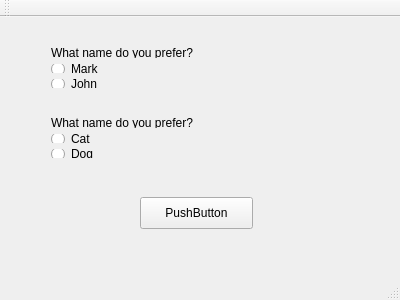
<?xml version="1.0" encoding="UTF-8"?>
<ui version="4.0">
 <class>MainWindow</class>
 <widget class="QMainWindow" name="MainWindow">
  <property name="geometry">
   <rect>
    <x>0</x>
    <y>0</y>
    <width>400</width>
    <height>300</height>
   </rect>
  </property>
  <property name="windowTitle">
   <string>MainWindow</string>
  </property>
  <widget class="QWidget" name="centralWidget">
   <widget class="QPushButton" name="pushButton">
    <property name="geometry">
     <rect>
      <x>140</x>
      <y>180</y>
      <width>113</width>
      <height>32</height>
     </rect>
    </property>
    <property name="text">
     <string>PushButton</string>
    </property>
   </widget>
   <widget class="QWidget" name="">
    <property name="geometry">
     <rect>
      <x>40</x>
      <y>20</y>
      <width>164</width>
      <height>62</height>
     </rect>
    </property>
    <layout class="QVBoxLayout" name="verticalLayout_2">
     <item>
      <widget class="QLabel" name="label">
       <property name="text">
        <string>What name do you prefer?</string>
       </property>
      </widget>
     </item>
     <item>
      <widget class="QRadioButton" name="radioButton">
       <property name="text">
        <string>Mark</string>
       </property>
      </widget>
     </item>
     <item>
      <widget class="QRadioButton" name="radioButton_2">
       <property name="text">
        <string>John</string>
       </property>
      </widget>
     </item>
    </layout>
   </widget>
   <widget class="QWidget" name="">
    <property name="geometry">
     <rect>
      <x>40</x>
      <y>90</y>
      <width>164</width>
      <height>62</height>
     </rect>
    </property>
    <layout class="QVBoxLayout" name="verticalLayout">
     <item>
      <widget class="QLabel" name="label_2">
       <property name="text">
        <string>What name do you prefer?</string>
       </property>
      </widget>
     </item>
     <item>
      <widget class="QRadioButton" name="radioButton_3">
       <property name="text">
        <string>Cat</string>
       </property>
      </widget>
     </item>
     <item>
      <widget class="QRadioButton" name="radioButton_4">
       <property name="text">
        <string>Dog</string>
       </property>
      </widget>
     </item>
    </layout>
   </widget>
  </widget>
  <widget class="QMenuBar" name="menuBar">
   <property name="geometry">
    <rect>
     <x>0</x>
     <y>0</y>
     <width>400</width>
     <height>22</height>
    </rect>
   </property>
  </widget>
  <widget class="QToolBar" name="mainToolBar">
   <attribute name="toolBarArea">
    <enum>TopToolBarArea</enum>
   </attribute>
   <attribute name="toolBarBreak">
    <bool>false</bool>
   </attribute>
  </widget>
  <widget class="QStatusBar" name="statusBar"/>
 </widget>
 <layoutdefault spacing="6" margin="11"/>
 <resources/>
 <connections/>
</ui>
